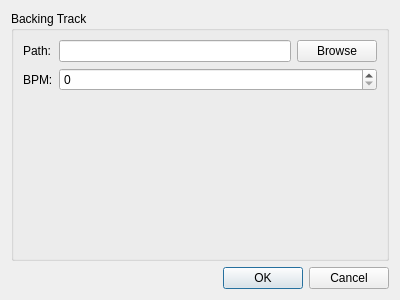
<?xml version="1.0" encoding="UTF-8"?>
<ui version="4.0">
 <class>TimelineSettingsDialog</class>
 <widget class="QDialog" name="TimelineSettingsDialog">
  <property name="geometry">
   <rect>
    <x>0</x>
    <y>0</y>
    <width>400</width>
    <height>300</height>
   </rect>
  </property>
  <property name="windowTitle">
   <string>Timeline Settings</string>
  </property>
  <layout class="QVBoxLayout" name="verticalLayout">
   <item>
    <widget class="QGroupBox" name="groupBox">
     <property name="title">
      <string>Backing Track</string>
     </property>
     <layout class="QFormLayout" name="formLayout">
      <item row="0" column="0">
       <widget class="QLabel" name="label">
        <property name="text">
         <string>Path:</string>
        </property>
       </widget>
      </item>
      <item row="0" column="1">
       <layout class="QHBoxLayout" name="horizontalLayout">
        <item>
         <widget class="QLineEdit" name="backingTrack"/>
        </item>
        <item>
         <widget class="QPushButton" name="btn_browseBackingTrack">
          <property name="text">
           <string>Browse</string>
          </property>
         </widget>
        </item>
       </layout>
      </item>
      <item row="1" column="0">
       <widget class="QLabel" name="label_2">
        <property name="text">
         <string>BPM:</string>
        </property>
       </widget>
      </item>
      <item row="1" column="1">
       <widget class="QSpinBox" name="bpm">
        <property name="maximum">
         <number>1024</number>
        </property>
       </widget>
      </item>
     </layout>
    </widget>
   </item>
   <item>
    <widget class="QDialogButtonBox" name="buttonBox">
     <property name="standardButtons">
      <set>QDialogButtonBox::Cancel|QDialogButtonBox::Ok</set>
     </property>
    </widget>
   </item>
  </layout>
 </widget>
 <resources/>
 <connections>
  <connection>
   <sender>buttonBox</sender>
   <signal>accepted()</signal>
   <receiver>TimelineSettingsDialog</receiver>
   <slot>accept()</slot>
   <hints>
    <hint type="sourcelabel">
     <x>199</x>
     <y>279</y>
    </hint>
    <hint type="destinationlabel">
     <x>199</x>
     <y>149</y>
    </hint>
   </hints>
  </connection>
  <connection>
   <sender>buttonBox</sender>
   <signal>rejected()</signal>
   <receiver>TimelineSettingsDialog</receiver>
   <slot>reject()</slot>
   <hints>
    <hint type="sourcelabel">
     <x>199</x>
     <y>279</y>
    </hint>
    <hint type="destinationlabel">
     <x>199</x>
     <y>149</y>
    </hint>
   </hints>
  </connection>
  <connection>
   <sender>btn_browseBackingTrack</sender>
   <signal>clicked()</signal>
   <receiver>TimelineSettingsDialog</receiver>
   <slot>browseBackingTrack()</slot>
   <hints>
    <hint type="sourcelabel">
     <x>342</x>
     <y>44</y>
    </hint>
    <hint type="destinationlabel">
     <x>199</x>
     <y>149</y>
    </hint>
   </hints>
  </connection>
 </connections>
 <slots>
  <slot>browseBackingTrack()</slot>
 </slots>
</ui>
